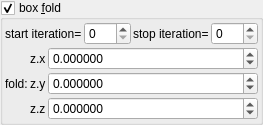
    <widget class="MyGroupBox" name="groupCheck_transf_function_enabledB_false">
     <property name="toolTip">
      <string/>
     </property>
     <property name="title">
      <string>box &amp;fold</string>
     </property>
     <property name="checkable">
      <bool>true</bool>
     </property>
     <layout class="QVBoxLayout" name="verticalLayout_36" stretch="0,0">
      <property name="spacing">
       <number>2</number>
      </property>
      <property name="leftMargin">
       <number>2</number>
      </property>
      <property name="topMargin">
       <number>2</number>
      </property>
      <property name="rightMargin">
       <number>2</number>
      </property>
      <property name="bottomMargin">
       <number>2</number>
      </property>
      <item>
       <layout class="QHBoxLayout" name="horizontalLayout_15" stretch="0,0,0,0">
        <property name="topMargin">
         <number>0</number>
        </property>
        <item>
         <widget class="QLabel" name="label_86">
          <property name="text">
           <string>start iteration=</string>
          </property>
          <property name="wordWrap">
           <bool>true</bool>
          </property>
         </widget>
        </item>
        <item>
         <widget class="MySpinBox" name="spinboxInt_transf_start_iterations_B">
          <property name="enabled">
           <bool>true</bool>
          </property>
          <property name="sizePolicy">
           <sizepolicy hsizetype="Minimum" vsizetype="Maximum">
            <horstretch>0</horstretch>
            <verstretch>0</verstretch>
           </sizepolicy>
          </property>
          <property name="maximum">
           <number>999</number>
          </property>
         </widget>
        </item>
        <item>
         <widget class="QLabel" name="label_72">
          <property name="text">
           <string>stop iteration=</string>
          </property>
          <property name="wordWrap">
           <bool>true</bool>
          </property>
         </widget>
        </item>
        <item>
         <widget class="MySpinBox" name="spinboxInt_transf_stop_iterations_B">
          <property name="enabled">
           <bool>true</bool>
          </property>
          <property name="sizePolicy">
           <sizepolicy hsizetype="Minimum" vsizetype="Maximum">
            <horstretch>0</horstretch>
            <verstretch>0</verstretch>
           </sizepolicy>
          </property>
          <property name="maximum">
           <number>999</number>
          </property>
         </widget>
        </item>
       </layout>
      </item>
      <item>
       <layout class="QGridLayout" name="gridLayout_19" columnstretch="0,0,1">
        <property name="spacing">
         <number>2</number>
        </property>
        <item row="0" column="1">
         <widget class="QLabel" name="label_136">
          <property name="text">
           <string notr="true">z.x</string>
          </property>
         </widget>
        </item>
        <item row="1" column="1">
         <widget class="QLabel" name="label_137">
          <property name="text">
           <string notr="true">z.y</string>
          </property>
         </widget>
        </item>
        <item row="2" column="1">
         <widget class="QLabel" name="label_138">
          <property name="text">
           <string notr="true">z.z</string>
          </property>
         </widget>
        </item>
        <item row="1" column="0">
         <widget class="QLabel" name="label_116">
          <property name="text">
           <string>fold:</string>
          </property>
         </widget>
        </item>
        <item row="0" column="2">
         <widget class="MyDoubleSpinBox" name="spinbox3_transf_addition_constantA_111_x">
          <property name="sizePolicy">
           <sizepolicy hsizetype="Minimum" vsizetype="Maximum">
            <horstretch>0</horstretch>
            <verstretch>0</verstretch>
           </sizepolicy>
          </property>
          <property name="prefix">
           <string/>
          </property>
          <property name="suffix">
           <string/>
          </property>
          <property name="decimals">
           <number>6</number>
          </property>
          <property name="minimum">
           <double>-99.989999999999995</double>
          </property>
          <property name="maximum">
           <double>99.989999999999995</double>
          </property>
          <property name="singleStep">
           <double>0.100000000000000</double>
          </property>
         </widget>
        </item>
        <item row="1" column="2">
         <widget class="MyDoubleSpinBox" name="spinbox3_transf_addition_constantA_111_y">
          <property name="sizePolicy">
           <sizepolicy hsizetype="Minimum" vsizetype="Maximum">
            <horstretch>0</horstretch>
            <verstretch>0</verstretch>
           </sizepolicy>
          </property>
          <property name="prefix">
           <string/>
          </property>
          <property name="suffix">
           <string/>
          </property>
          <property name="decimals">
           <number>6</number>
          </property>
          <property name="minimum">
           <double>-99.989999999999995</double>
          </property>
          <property name="maximum">
           <double>99.989999999999995</double>
          </property>
          <property name="singleStep">
           <double>0.100000000000000</double>
          </property>
         </widget>
        </item>
        <item row="2" column="2">
         <widget class="MyDoubleSpinBox" name="spinbox3_transf_addition_constantA_111_z">
          <property name="sizePolicy">
           <sizepolicy hsizetype="Minimum" vsizetype="Maximum">
            <horstretch>0</horstretch>
            <verstretch>0</verstretch>
           </sizepolicy>
          </property>
          <property name="prefix">
           <string/>
          </property>
          <property name="suffix">
           <string/>
          </property>
          <property name="decimals">
           <number>6</number>
          </property>
          <property name="minimum">
           <double>-99.989999999999995</double>
          </property>
          <property name="maximum">
           <double>99.989999999999995</double>
          </property>
          <property name="singleStep">
           <double>0.100000000000000</double>
          </property>
         </widget>
        </item>
       </layout>
      </item>
     </layout>
    </widget>
